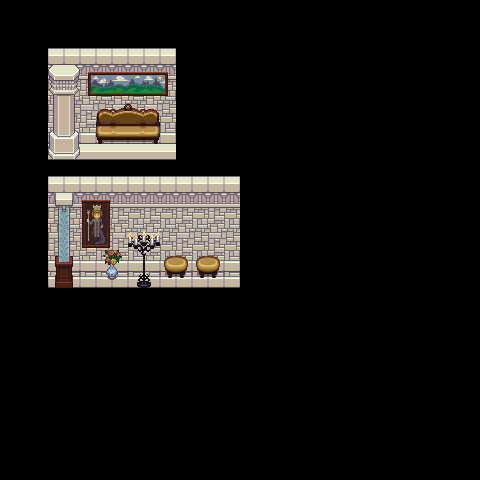

This is a level from a 2D game, rendered from its Tiled map with the project's own tilesets. A one-line summary and the map file follow, with tile-layer data summarised:
An orthogonal 30x30 tile map with 16x16 px tiles, 7 tile layers (regions_input, regions_output, input_murs, output_obstacles, ...).

<map version="1.0" orientation="orthogonal" renderorder="right-down" width="30" height="30" tilewidth="16" tileheight="16" nextobjectid="1">
 <tileset firstgid="1" name="castle" tilewidth="16" tileheight="16" tilecount="608" columns="16">
  <image source="../images/sprites/Interior/castle.png" width="256" height="608" />
 </tileset>
 <layer name="regions_input" width="30" height="30">
  <data>[900 cells, 120 non-empty, 16 distinct tile ids]</data>
 </layer>
 <layer name="regions_output" width="30" height="30">
  <data>[900 cells, 140 non-empty, 18 distinct tile ids]</data>
 </layer>
 <layer name="input_murs" width="30" height="30">
  <data>[900 cells, 120 non-empty, 12 distinct tile ids]</data>
 </layer>
 <layer name="output_obstacles" width="30" height="30">
  <data>[900 cells, 46 non-empty, 42 distinct tile ids]</data>
 </layer>
 <layer name="output_tableaux" width="30" height="30">
  <data>[900 cells, 32 non-empty, 32 distinct tile ids]</data>
 </layer>
 <layer name="output_murs" width="30" height="30">
  <data>[900 cells, 0 non-empty, 0 distinct tile ids]</data>
 </layer>
 <layer name="output_portes" width="30" height="30">
  <data>[900 cells, 0 non-empty, 0 distinct tile ids]</data>
 </layer>
</map>
